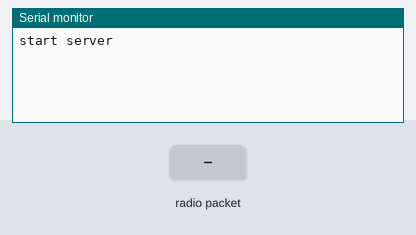
This sketch was run on a simulated Arduino Uno, built with avr-gcc and run on an emulated ATmega328P. Parts: the last lines printed to the serial monitor. The inputs (shaded band) are chosen by the test bench. No radio packets arrive unless stated.

Above: at 1.2 s.
1.3 s: radio packet "1" arrives
At 2.5 s:
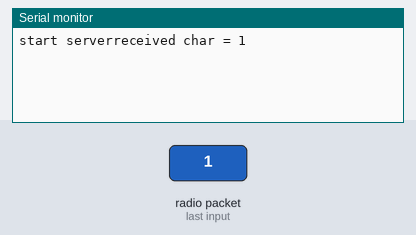
2.8 s: radio packet "0" arrives
At 3.6 s:
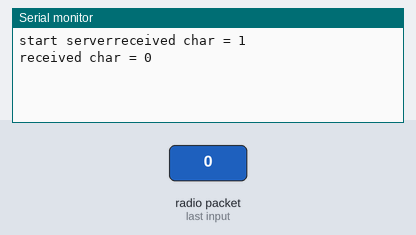
4.3 s: radio packet "2" arrives
At 4.9 s:
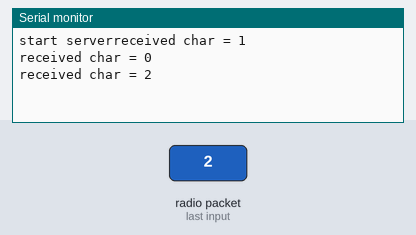

Measured:
- after the input at 1.3 s, the serial monitor: prints a new line at once (image 1)
- after the input at 2.8 s, the serial monitor: prints a new line at once (image 2)
- after the input at 4.3 s, the serial monitor: prints a new line at once (image 3)

The sketch:

nRF24L01_rcv_test.ino
```cpp
#include <SPI.h>
#include "nRF24L01.h"
#include "RF24.h"

RF24 radio(5, 6);

void setup() {
  Serial.begin(9600);
  Serial.write("start server");
  // 通信開始
  radio.begin();

  // リトライ回数の設定
  //.setRetries(15, 15);

  // 書き込み用のパイプを開く
  const byte address_w[6] = "00002";
  const byte address_r[6] = "00001";
  //radio.openWritingPipe(0xF0F0F0F0D2LL);
  // 読み込み用のパイプを開く
  radio.openReadingPipe(0, address_r);
  radio.setPALevel(RF24_PA_MIN);
  radio.startListening();
}

void loop() {
  // put your main code here, to run repeatedly:
  char c[] = "    ";

  //Serial.println("start receive");
  if ( radio.available() ) {
    Serial.print("received char = ");
    bool done = false;
    radio.read(&c, sizeof(c) );
    Serial.println(c);


    //    radio.stopListening();
    //
    //    radio.write(&c, sizeof(char) );
    //
    //    radio.startListening();
  } else {
    //radio.write('a', sizeof(char) );
  }
delay(10);

}
```
